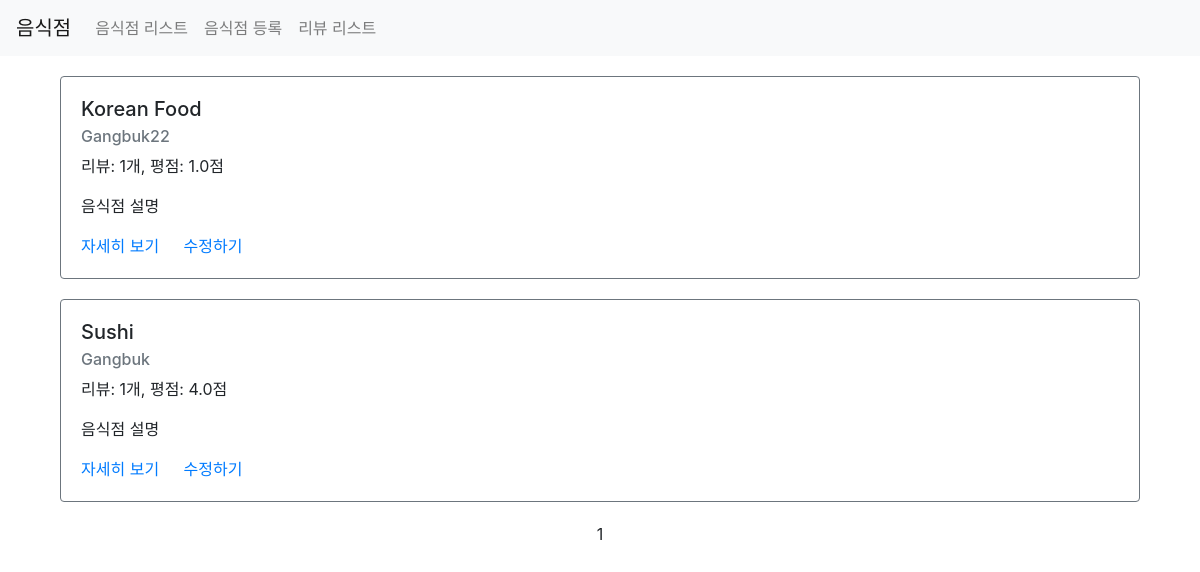
/third/list/, run on an earlier commit of the app's database.
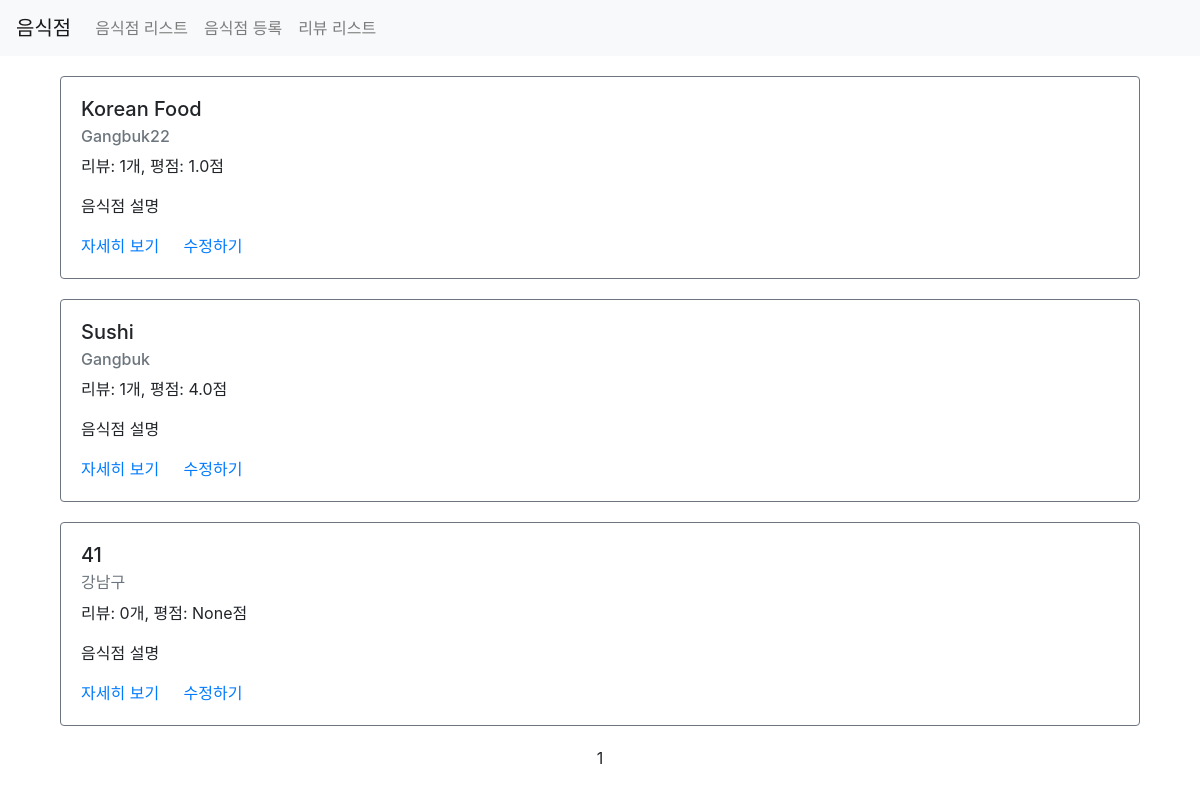
And on a later commit of the database.
### third/models.py (models this page shows)
class Restaurant(models.Model):
    name = models.CharField(max_length=30)
    address = models.CharField(max_length=200)
    image = models.CharField(max_length=500, default=None, null=True)
    password = models.CharField(max_length=20, default=None, null=True)
    created_at = models.DateTimeField(auto_now_add=True)
    updated_at = models.DateTimeField(auto_now=True)

### third/views.py (the view)
# urls.py: path('list/', views.list, name="list"),
def list(request):
    restaurants = Restaurant.objects.all().annotate(reviews_count=Count('review')).annotate(average_point=Avg('review__point')) # review 중 point의 평균
    paginator = Paginator(restaurants, 5)
    page = request.GET.get('page')  # third.list?page=1
    items = paginator.get_page(page)
    context = {
        'restaurants': items,
    }
    return render(request, 'third/list.html', context)

### third/templates/third/list.html (shortened to what this page needs)
{% extends 'third/base.html' %}
{% load static %}
{% block content %}
<div class="container">
    {% for item in restaurants %}
    <div class="row restaurant-item" style="margin:20px auto;">
        <div class="col-sm-12">
            <div class="card border-secondary">
                <div class="card-body">
                  <h5 class="card-title">{{ item.name }}</h5>
                  <h6 class="card-subtitle mb-2 text-muted">{{ item.address }}</h6>
                  <p class="card-text">리뷰: {{ item.reviews_count }}개, 평점: {{ item.average_point }}점</p>
                  <p class="card-text">음식점 설명</p>
                  <a href="{% url 'restaurant-detail' id=item.id %}" class="card-link">자세히 보기</a>
                  <a href="{% url 'restaurant-update' %}?id={{ item.id }}" class="card-link">수정하기</a>
                </div>
            </div>
        </div>
    </div>
    {% endfor %}
    <div class="row">
        <div class="col-sm-12 text-center">
            <div class="pagination">
                <span class="step-links text-center" style="width:100%;">
                    <span class="current">
                        {{ restaurants.number }}
                    </span>
                </span>
            </div>
        </div>
    </div>
</div>
{% endblock %}

### third/templates/third/base.html (shortened to what this page needs)
{% load static %}
<html>
    <head>
        <link rel="stylesheet" type="text/css" href="{% static 'third/styles.css' %}">
        <link rel="stylesheet" href="https://stackpath.bootstrapcdn.com/bootstrap/4.1.3/css/bootstrap.min.css">
    </head>
    <body>
        <nav class="navbar navbar-expand-lg navbar-light bg-light">
          <a class="navbar-brand" href="/third/list">음식점</a>
          <div class="collapse navbar-collapse" id="navbarNavAltMarkup">
            <div class="navbar-nav">
              <a class="nav-item nav-link" href="/third/list">음식점 리스트<span class="sr-only">(current)</span></a>
              <a class="nav-item nav-link" href="/third/create">음식점 등록</a>
              <a class="nav-item nav-link" href="/third/review/list">리뷰 리스트</a>
            </div>
          </div>
        </nav>
        {% block content %}
        {% endblock %}
    </body>

What changed in the data, as far as the page shows it:
added Restaurant: name "41", address "강남구", reviews_count "0", average_point "None"
